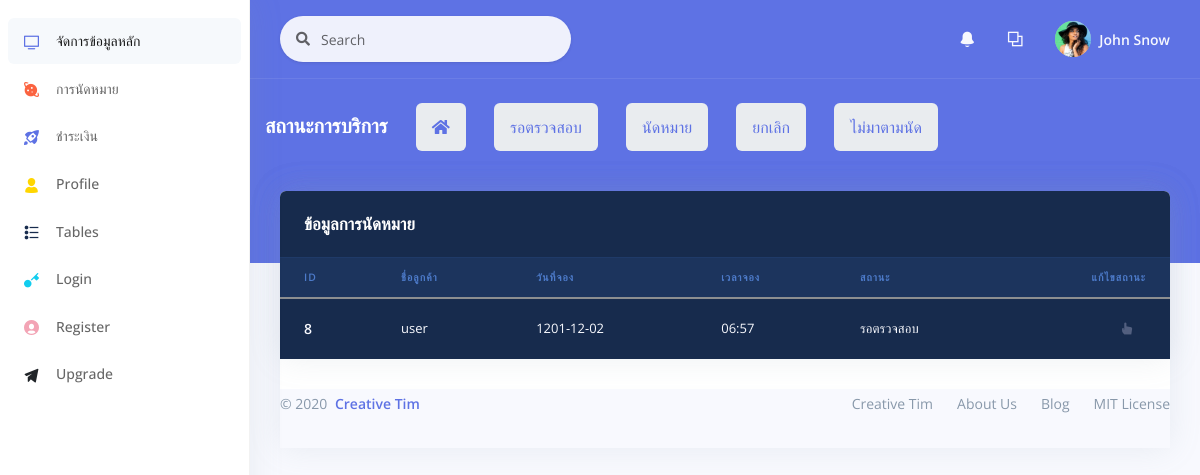
The page /backend/order_1.php on the database its author committed.
### tables this page shows
CREATE TABLE `orders` (
  `o_id` int(11) NOT NULL,
  `id_mem` int(11) NOT NULL,
  `o_mail` varchar(60) NOT NULL,
  `tel_mem` varchar(10) NOT NULL,
  `car_id` int(11) NOT NULL,
  `year_car` int(5) NOT NULL,
  `number_car` varchar(8) NOT NULL COMMENT 'ทะเบียนรถ',
  `mile` varchar(10) NOT NULL COMMENT 'ระยะไมล์',
  `sv_id` int(11) NOT NULL COMMENT 'ประเภทงานบริการ',
  `svst_id` int(11) NOT NULL COMMENT 'สถานะบริการ',
  `o_date` datetime(6) NOT NULL,
  `o_daterq` varchar(30) NOT NULL,
  `o_timerq` varchar(30) NOT NULL
);

CREATE TABLE `tb_mem` (
  `id_mem` int(11) NOT NULL,
  `name_mem` varchar(25) NOT NULL,
  `last_mem` varchar(25) NOT NULL,
  `userlevel` varchar(25) NOT NULL,
  `username` varchar(25) NOT NULL,
  `password` varchar(128) NOT NULL,
  `tel_mem` varchar(10) NOT NULL,
  `address_mem` varchar(150) NOT NULL
);

CREATE TABLE `serv_status` (
  `stsv_id` int(11) NOT NULL,
  `stsv_name` varchar(50) NOT NULL
);

### backend/order_1.php (the view, shortened to what this page needs)
<?php
include "../conn.php";
$sql = "SELECT orders.o_id,tb_mem.name_mem,serv_status.stsv_name,orders.o_daterq,orders.o_timerq
FROM((orders INNER JOIN tb_mem on orders.id_mem=tb_mem.id_mem)
INNER JOIN serv_status on orders.svst_id=serv_status.stsv_id)
WHERE serv_status.stsv_id=1
ORDER BY orders.o_id;";
$result = mysqli_query($con, $sql);
?>
<!DOCTYPE html>
<html>
<head>
    <link rel="stylesheet" href="./assets/vendor/nucleo/css/nucleo.css" type="text/css">
    <link rel="stylesheet" href="./assets/vendor/@fortawesome/fontawesome-free/css/all.min.css" type="text/css">
    <link rel="stylesheet" href="./assets/css/argon.css?v=1.2.0" type="text/css">
</head>
<body>
    <?php
    include "object/sidebar.php";
    include "object/_nev.php";
    include "object/list_orderstatus.php";
    ?>
    </div>
    </div>
    </div>
    </div>
    </div>
    <div class="container-fluid mt--6">
        <div class="row">
            <div class="col">
                <div class="card">
                    <div class="row">
                        <div class="col">
                            <div class="card bg-default shadow">
                                <div class="card-header bg-transparent border-0">
                                    <h3 class="text-white mb-0">ข้อมูลการนัดหมาย</h3>
                                </div>
                                <div class="table-responsive">
                                    <table class="table align-items-center table-dark table-flush">
                                        <thead class="thead-dark">
                                            <tr>
                                                <th scope="col" class="sort" data-sort="ID">ID</th>
                                                <th scope="col" class="sort" data-sort="name">ชื่อลูกค้า</th>
                                                <th scope="col" class="sort" data-sort="date">วันที่จอง</th>
                                                <th scope="col" class="sort" data-sort="date">เวลาจอง</th>
                                                <th scope="col" class="sort" data-sort="status">สถานะ</th>
                                                <th scope="col" class="text-right">แก้ไขสถานะ</th>
                                            </tr>
                                        </thead>
                                        <tbody class="list">
                                            <?php
                                            while ($rs = mysqli_fetch_array($result)) {
                                                $o_id = $rs['o_id'];
                                                $o_daterq = $rs['o_daterq'];
                                                $o_timerq = $rs['o_timerq'];
                                                $stsv_name = $rs['stsv_name'];
                                                $name_mem = $rs['name_mem'];
                                            ?>
                                        <tbody class="list">
                                            <tr>
                                                <th scope="row">
                                                    <div class="media align-items-center">
                                                        <div class="media-body">
                                                            <span class="name mb-0 text-sm"><?php echo $o_id ?></span>
                                                        </div>
                                                    </div>
                                                </th>
                                                <td class="budget">
                                                    <?php echo $name_mem ?>
                                                </td>
                                                <td class="budget">
                                                    <?php echo $o_daterq ?>
                                                </td>
                                                <td class="budget">
                                                    <?php echo $o_timerq ?>
                                                </td>
                                                <td class="budget">
                                                    <?php echo $stsv_name ?>
                                                </td>
                                                <td class="text-right">
                                                    <li class="nav-item dropdown">
                                                        <a class="nav-link" href="#" role="button" data-toggle="dropdown">
                                                            <i class="ni ni-active-40"></i>
                                                        </a>
                                                    </li>
                                                </td>
                                            </tr>
                                        <?php }
                                        ?>
                                        </tbody>
                                    </table>
                                </div>
                            </div>
                        </div>
                    </div>
                    <footer class="footer pt-0">
                        <div class="row align-items-center justify-content-lg-between">
                            <div class="col-lg-6">
                                <div class="copyright text-center  text-lg-left  text-muted">
                                    &copy; 2020 <a href="https://www.creative-tim.com" class="font-weight-bold ml-1" target="_blank">Creative Tim</a>
                                </div>
                            </div>
                            <div class="col-lg-6">
                                <ul class="nav nav-footer justify-content-center justify-content-lg-end">
                                    <li class="nav-item">
                                        <a href="https://www.creative-tim.com" class="nav-link" target="_blank">Creative Tim</a>
                                    </li>
                                    <li class="nav-item">
                                        <a href="https://www.creative-tim.com/presentation" class="nav-link" target="_blank">About Us</a>
                                    </li>
                                    <li class="nav-item">
                                        <a href="http://blog.creative-tim.com" class="nav-link" target="_blank">Blog</a>
                                    </li>
                                    <li class="nav-item">
                                        <a href="https://github.com/creativetimofficial/argon-dashboard/blob/master/LICENSE.md" class="nav-link" target="_blank">MIT License</a>
                                    </li>
                                </ul>
                            </div>
                        </div>
                    </footer>
                </div>
            </div>
</body>
</html>

### rows shown on the page
orders: o_id "8", id_mem.name_mem "user", o_daterq "1201-12-02", o_timerq "06:57", serv_status.stsv_name "รอตรวจสอบ"
